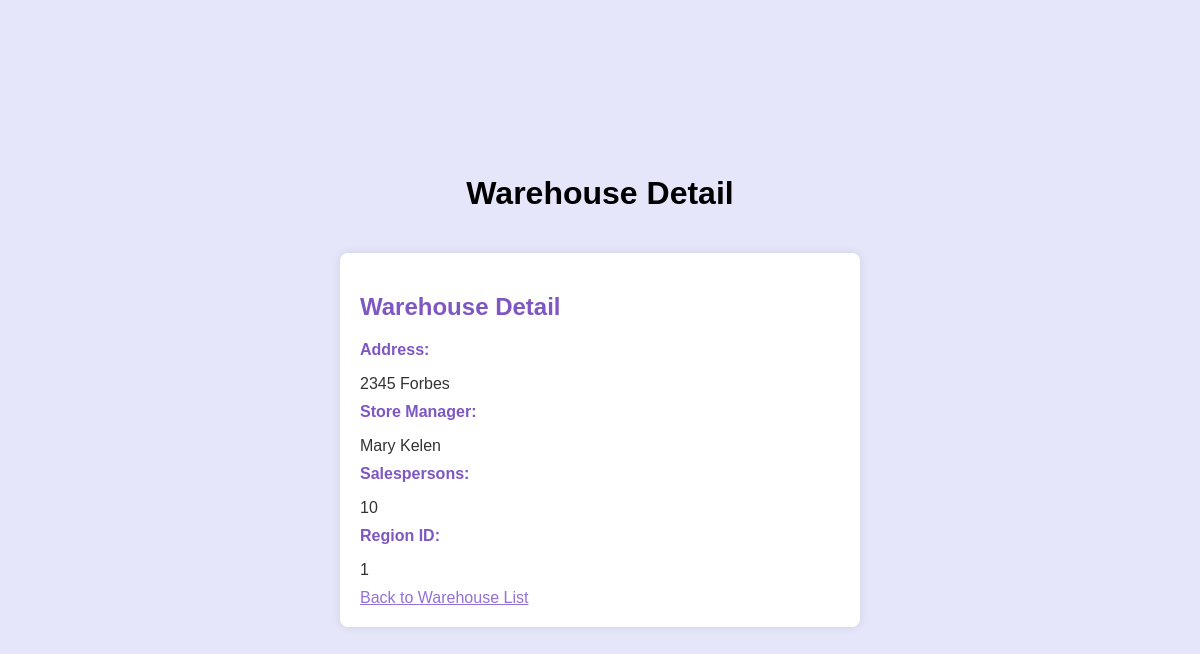
Page /warehouses/1/ on the earlier database version.
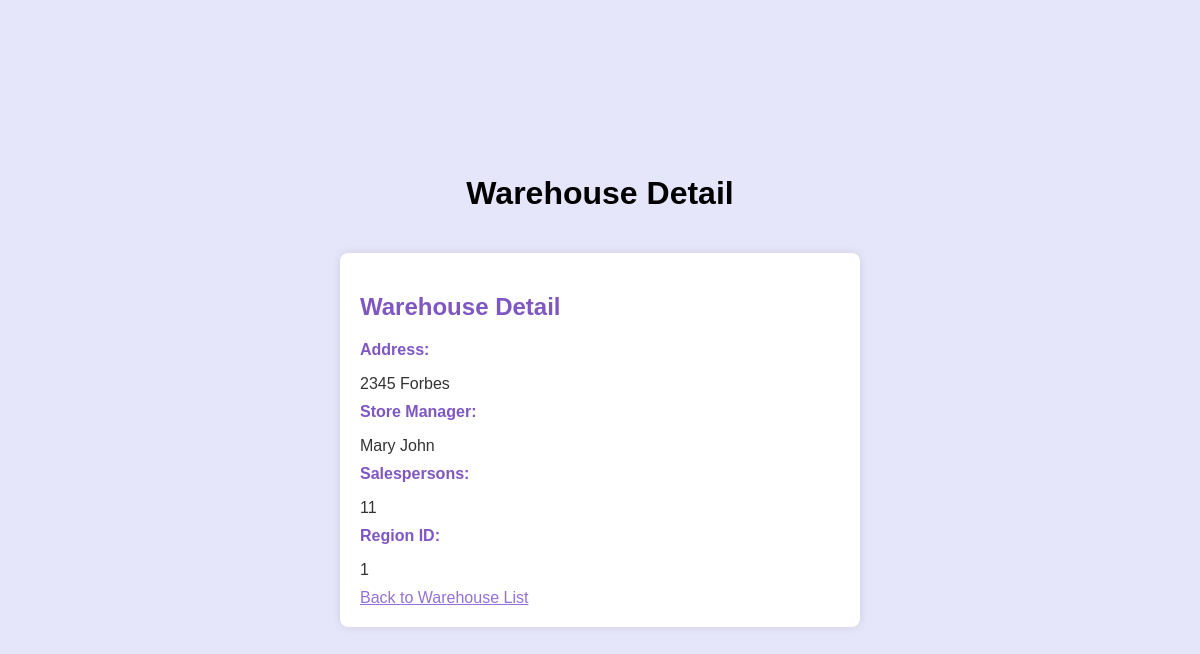
Same page on the later database version.
### store/models.py (models this page shows, shortened)
class StoreWarehouse(models.Model):
    id = models.AutoField(primary_key=True)
    address = models.CharField(max_length=20)
    store_manager = models.TextField()  # Assuming the Store_Manager field is a text field
    salespersons = models.IntegerField()
    region_ID = models.IntegerField()
    class Meta:
        db_table = 'store_warehouse'

### store/views.py (the view)
# urls.py: path('warehouses/<int:warehouse_id>/', views.warehouse_detail, name='warehouse_detail'),
def warehouse_detail(request, warehouse_id):
    warehouse = get_object_or_404(StoreWarehouse, id=warehouse_id)
    return render(request, 'store/warehouse_detail.html', {'warehouse': warehouse})

### store/Templates/store/warehouse_detail.html (shortened to what this page needs)
<!DOCTYPE html>
<html lang="en">
<head>
</head>
<body>
    <h1>Warehouse Detail</h1>
<div class="card">
        <h2>Warehouse Detail</h2>
        <label>Address:</label>
        <p>{{ warehouse.address }}</p>
        <label>Store Manager:</label>
        <p>{{ warehouse.store_manager}}</p>
        <label>Salespersons:</label>
        <p>{{ warehouse.salespersons }}</p>
        <label>Region ID:</label>
        <p>{{ warehouse.region_ID }}</p>
        <a href="{% url 'warehouse_list' %}" style="color: mediumpurple;">Back to Warehouse List</a>
    </div>
</body>
</html>

Differences in the rows shown:
changed StoreWarehouse "2345 Forbes": store_manager "Mary Kelen" → "Mary John"
Other differences:
{{ warehouse.salespersons }}: "10" → "11"
